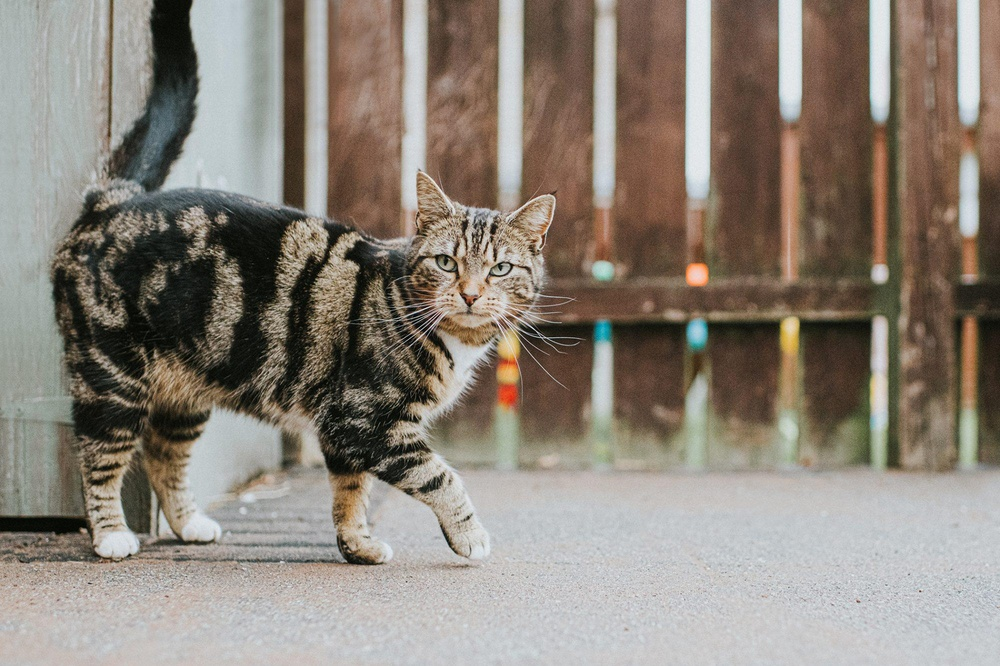
#> input picture College/train/cats/cat_10.jpg, 1000 x 666 px, shrunk from 2000 x 1333 before the run; its folder holds only this picture in this run
$ jupyter execute --allow-errors CV.ipynb   (older library calls are emulated)
#> lines starting #> are read from the running program, lines starting #| are printed output that depends on the picture
[cell 1]
import cv2
import os
import pandas as pd
import numpy as np
import matplotlib.pyplot as plt

[cell 2]
from sklearn.model_selection import train_test_split
from sklearn.neighbors import KNeighborsClassifier
from sklearn.preprocessing import StandardScaler
from sklearn.metrics import accuracy_score,confusion_matrix
import seaborn as sns

[cell 3]
from skimage.feature import graycomatrix, graycoprops

[cell 4]
def calculate_glcm(img_gray):
    glcm = graycomatrix(img_gray,  distances=[1], angles=[0], symmetric=True, normed=True)
    correlation = graycoprops(glcm, 'correlation')[0][0]
    energy = graycoprops(glcm, 'energy')[0, 0]
    glcm_matrix = glcm[:,:,0,0]
    glcm_nonzero = glcm_matrix[glcm_matrix > 0]
    entropy = -np.sum(glcm_nonzero * np.log2(glcm_nonzero))

    glcm_mat = glcm[:,:,0,0]
    sum_avg = 0
    n = glcm_mat.shape[0]
    for i in range(2, 2*n + 1):
        p_x_y = 0
        for j in range(n):
            for k in range(n):
                if j + k + 2 == i:
                    p_x_y += glcm_mat[j, k]
        sum_avg += i*p_x_y
    sum_var = calculate_var(glcm_mat)

    return energy,correlation,entropy,sum_var,sum_avg

def calculate_var(glcm_matrix):
    size = glcm_matrix.shape[0]
    sum_entropy = 0
    for i in range(2, 2 * size + 1):
        p_x_y = 0
        for j in range(size):
            for k in range(size):
                if j + k + 2 == i:
                    p_x_y += glcm_matrix[j, k]
        if p_x_y > 0:
            sum_entropy -= p_x_y * np.log2(p_x_y)
    sum_var = 0
    for i in range(2, 2 * size + 1):
        p_x_y = 0
        for j in range(size):
            for k in range(size):
                if j + k + 2 == i:
                    p_x_y += glcm_matrix[j, k]
        if p_x_y > 0:
            sum_var += p_x_y * (i - sum_entropy)**2
    return sum_var

[cell 5]
train_,test_ = [],[]

[cell 6]
import pywt

def calculate_wavelet_features(img_gray):
    coeffs2 = pywt.dwt2(img_gray, 'haar')
    cA, (cH, cV, cD) = coeffs2
    def stats(arr):
        arr = arr.astype(float)
        mean = np.mean(arr)
        std = np.std(arr)
        energy = np.sum(arr**2)
        arr2 = arr - arr.min() + 1e-12
        p = arr2 / np.sum(arr2)
        entropy = -np.sum(p * np.log2(p))
        return mean, std, energy, entropy

    fA = stats(cA)
    fH = stats(cH)
    fV = stats(cV)
    fD = stats(cD)
    return np.array([*fA, *fH, *fV, *fD])

[cell 7]
train_wa, test_wa = [], []

[cell 8]
#for wavlet
path = "./train/cats"
for f in os.listdir(path):
    img_path = os.path.join(path, f)
    img = cv2.imread(img_path)
#> img is the input picture: shape (666, 1000, 3); mean B, G, R 121, 131.1, 139.9
    img_gray = cv2.cvtColor(img, cv2.COLOR_BGR2GRAY)
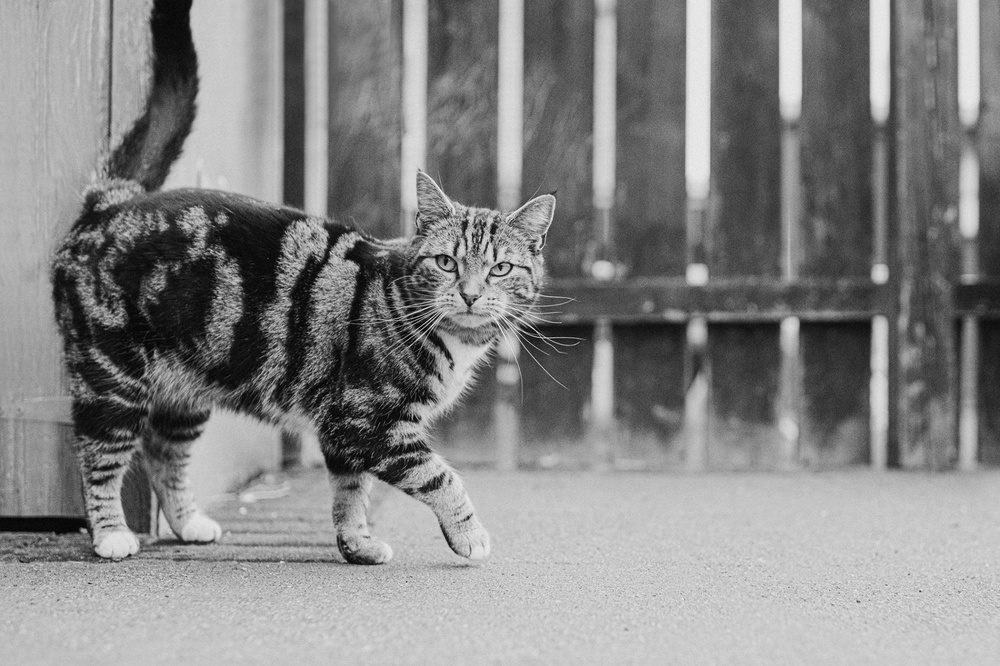
#> img_gray: shape (666, 1000); min 0, max 248, mean 132.6
    wf = calculate_wavelet_features(img_gray)
#> in calculate_wavelet_features, `cA, (cH, cV, cD) = coeffs2`:
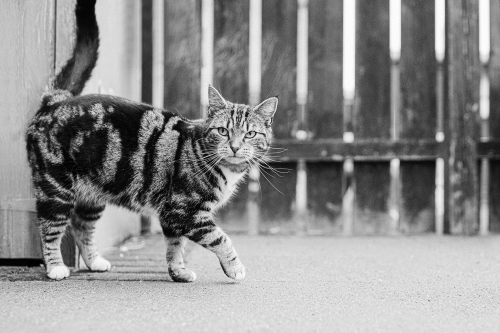
#> cA: shape (333, 500) float64; min 13.5, max 465.5, mean 265.1; drawn with min black and max white
#> in calculate_wavelet_features, `cA, (cH, cV, cD) = coeffs2`:
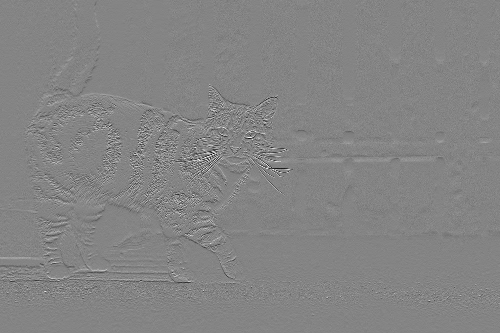
#> cH: shape (333, 500) float64; min -150.5, max 139, mean -0.1; drawn with min black and max white
#> in calculate_wavelet_features, `cA, (cH, cV, cD) = coeffs2`:
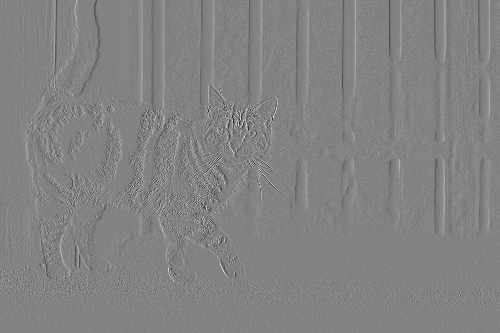
#> cV: shape (333, 500) float64; min -142, max 135, mean 0.1; drawn with min black and max white
#> in calculate_wavelet_features, `cA, (cH, cV, cD) = coeffs2`:
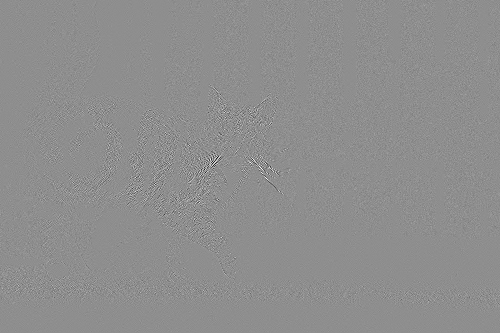
#> cD: shape (333, 500) float64; min -126, max 99.5, mean 0; drawn with min black and max white
#> in stats, `mean = np.mean(arr)`: mean = 265.1
#> in stats, `std = np.std(arr)`: std = 116.2
#> in stats, `energy = np.sum(arr**2)`: energy = 1.4e+10
#> in stats, `entropy = -np.sum(p * np.log2(p))`: entropy = 17.17
#> in calculate_wavelet_features, `fA = stats(cA)`: fA = (265.1, 116.2, 1.4e+10, 17.17)
#> in calculate_wavelet_features, `fH = stats(cH)`: fH = (-0.105, 11.11, 20568490, 17.34)
#> in calculate_wavelet_features, `fV = stats(cV)`: fV = (0.0529, 10.73, 19182606, 17.34)
#> in calculate_wavelet_features, `fD = stats(cD)`: fD = (-0.00876, 6.86, 7834119, 17.34)
#> wf = [265.1, 116.2, 1.4e+10, 17.17, -0.105, 11.11, 20568490, 17.34, 0.0529, 10.73, 19182606, 17.34, -0.00876, 6.86, 7834119, 17.34]
    a = np.append(wf, 1)
#> a = 17 values, max 1.4e+10 at index 2, min -0.105 at index 4, mean 823443001.1
    # print(wf)
    print(a)
#| [ 2.65125117e+02  1.16181469e+02  1.39509453e+10  1.71666710e+01
#|  -1.05339339e-01  1.11141072e+01  2.05684900e+07  1.73411145e+01
#|   5.29069069e-02  1.07335012e+01  1.91826060e+07  1.73409607e+01
#|  -8.75675676e-03  6.85942338e+00  7.83411900e+06  1.73429877e+01
#|   1.00000000e+00]
    train_wa.append(a)
path1 = "./train/dogs"
#> (the rest of this cell did not finish here and is left out)

[cell 9]
#for glcm
path = "./train/cats"
for f in os.listdir(path):
    img_path = os.path.join(path, f)
    img = cv2.imread(img_path)
    img_gray = cv2.cvtColor(img, cv2.COLOR_BGR2GRAY)
    f1,f2,f3,f4,f5 = calculate_glcm(img_gray)
#> in calculate_glcm, `correlation = graycoprops(glcm, 'correlation')[0][0]`: correlation = 0.976
#> in calculate_glcm, `energy = graycoprops(glcm, 'energy')[0, 0]`: energy = 0.0175
#> in calculate_glcm, `glcm_matrix = glcm[:,:,0,0]`:
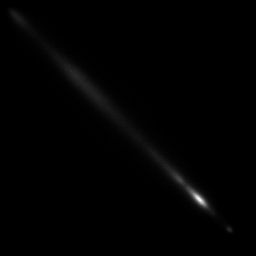
#> glcm_matrix: shape (256, 256) float64; min 0, max 0.002, mean 1.53e-05; drawn with min black and max white
#> in calculate_glcm, `entropy = -np.sum(glcm_nonzero * np.log2(glcm_nonzero))`: entropy = 12.77
#> after the loop in calculate_glcm, `for i in range(2, 2*n + 1):`: sum_avg = 267.1
#> after the loop in calculate_var, `for i in range(2, 2 * size + 1):`: sum_entropy = 8.54
#> the loop in calculate_var, `for i in range(2, 2 * size + 1):` made 511 passes
#> sum_var on passes 2, 3, 5, 6, 7, 8, 9, 10, 11, 12, 13, 14: 4.61e-05, 0.000108, 0.000127, 0.000131, 0.000132, 0.000134, 0.000143, 0.000198, 0.00027, 0.000778, 0.00235, 0.00549
#> after the loop in calculate_var, `for i in range(2, 2 * size + 1):`: sum_var = 80485.1
#> f1 = 0.0175; f2 = 0.976; f3 = 12.77; f4 = 80485.1; f5 = 267.1
    a = np.array([f1,f2,f3,f4,f5,1])
#> a = [0.0175, 0.976, 12.77, 80485.1, 267.1, 1]
#     print(a)
    train_.append(a)
path1 = "./train/dogs"
#> (the rest of this cell did not finish here and is left out)

[cell 10]
df = pd.read_csv("my_data.csv")
#> (reads College/my_data.csv from the repository)

[cell 11]
df.head()

[cell 12]
X = df[['F1', 'F2', 'F3', 'F4', 'F5']]
y = df['C']
X_train, X_test, y_train, y_test = train_test_split(X, y, test_size=0.2, random_state=42, stratify=y)
print(f"Split complete: {X_train.shape[0]} train, {X_test.shape[0]} test samples")

[cell 13]
scaler = StandardScaler()
X_train_scaled = scaler.fit_transform(X_train)
X_test_scaled = scaler.transform(X_test)

[cell 14]
for i in range(1, 11):
    knn = KNeighborsClassifier(n_neighbors=i).fit(X_train_scaled, y_train)
    y_hat = knn.predict(X_test_scaled)
    acc = accuracy_score(y_test, y_hat)
    print(f"accuracy :{acc}, when k is {i}")

[cell 15]
knn = KNeighborsClassifier(n_neighbors=9).fit(X_train_scaled, y_train)
y_hat = knn.predict(X_test_scaled)

[cell 16]
cm = confusion_matrix(y_test, y_hat)
plt.figure(figsize=(6, 4))
sns.heatmap(cm, annot=True, cmap='YlGnBu',
            xticklabels=['Class 0', 'Class 1'],
            yticklabels=['Class 0', 'Class 1'])
plt.ylabel('True Label')
plt.xlabel('Predicted Label')
plt.show()
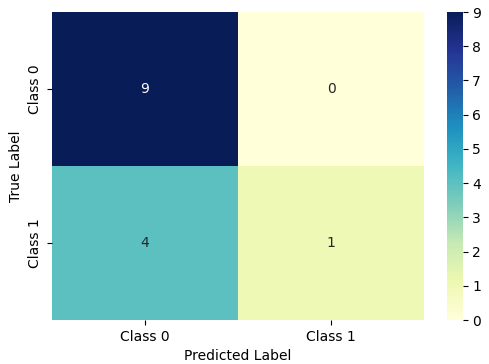
#> figure drawn by matplotlib, 2 panels

[cell 17]
df_test = pd.read_csv("test.csv")
#> (reads College/test.csv from the repository)
df_test.shape

[cell 18]
test = scaler.transform(df_test.iloc[:,:5])

[cell 19]
y_hat_test = knn.predict(test)

[cell 20]
acc = accuracy_score(df_test.iloc[:,-1], y_hat_test)

[cell 21]
acc

[cell 22]
cm = confusion_matrix(df_test.iloc[:,-1], y_hat_test)
plt.figure(figsize=(6, 4))
sns.heatmap(cm, annot=True, cmap='viridis',
            xticklabels=['Class 0', 'Class 1'],
            yticklabels=['Class 0', 'Class 1'])
plt.ylabel('True Label')
plt.xlabel('Predicted Label')
plt.show()
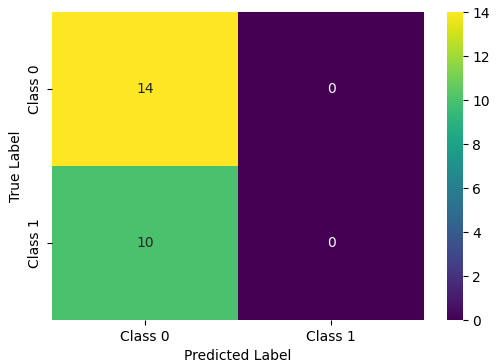
#> figure drawn by matplotlib, 2 panels

[cell 23]
df = pd.read_csv("wavelet_features.csv")
#> (reads College/wavelet_features.csv from the repository)
df.head()

[cell 24]
X = df.iloc[:, :16]
y = df['C']
X_train, X_test, y_train, y_test = train_test_split(X, y, test_size=0.2, random_state=42, stratify=y)
print(f"Split complete: {X_train.shape[0]} train, {X_test.shape[0]} test samples")

[cell 25]
scaler = StandardScaler()
X_train_scaled = scaler.fit_transform(X_train)
X_test_scaled = scaler.transform(X_test)

[cell 26]
for i in range(1, 11):
    knn = KNeighborsClassifier(n_neighbors=i).fit(X_train_scaled, y_train)
    y_hat = knn.predict(X_test_scaled)
    acc = accuracy_score(y_test, y_hat)
    print(f"accuracy :{acc}, when k is {i}")

[cell 27]
knn = KNeighborsClassifier(n_neighbors=9).fit(X_train_scaled, y_train)
y_hat = knn.predict(X_test_scaled)

[cell 28]
cm = confusion_matrix(y_test, y_hat)
plt.figure(figsize=(6, 4))
sns.heatmap(cm, annot=True, cmap='YlGnBu',
            xticklabels=['Class 0', 'Class 1'],
            yticklabels=['Class 0', 'Class 1'])
plt.ylabel('True Label')
plt.xlabel('Predicted Label')
plt.show()
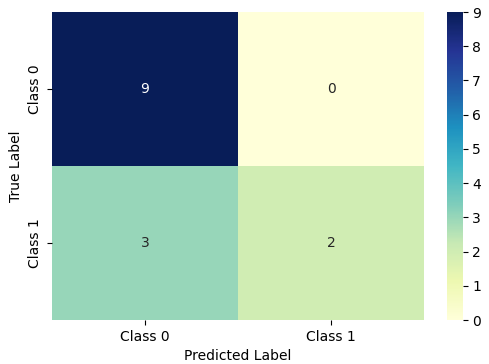
#> figure drawn by matplotlib, 2 panels

[cell 29]
df_test = pd.read_csv("wavlet_test.csv")
#> (reads College/wavlet_test.csv from the repository)
